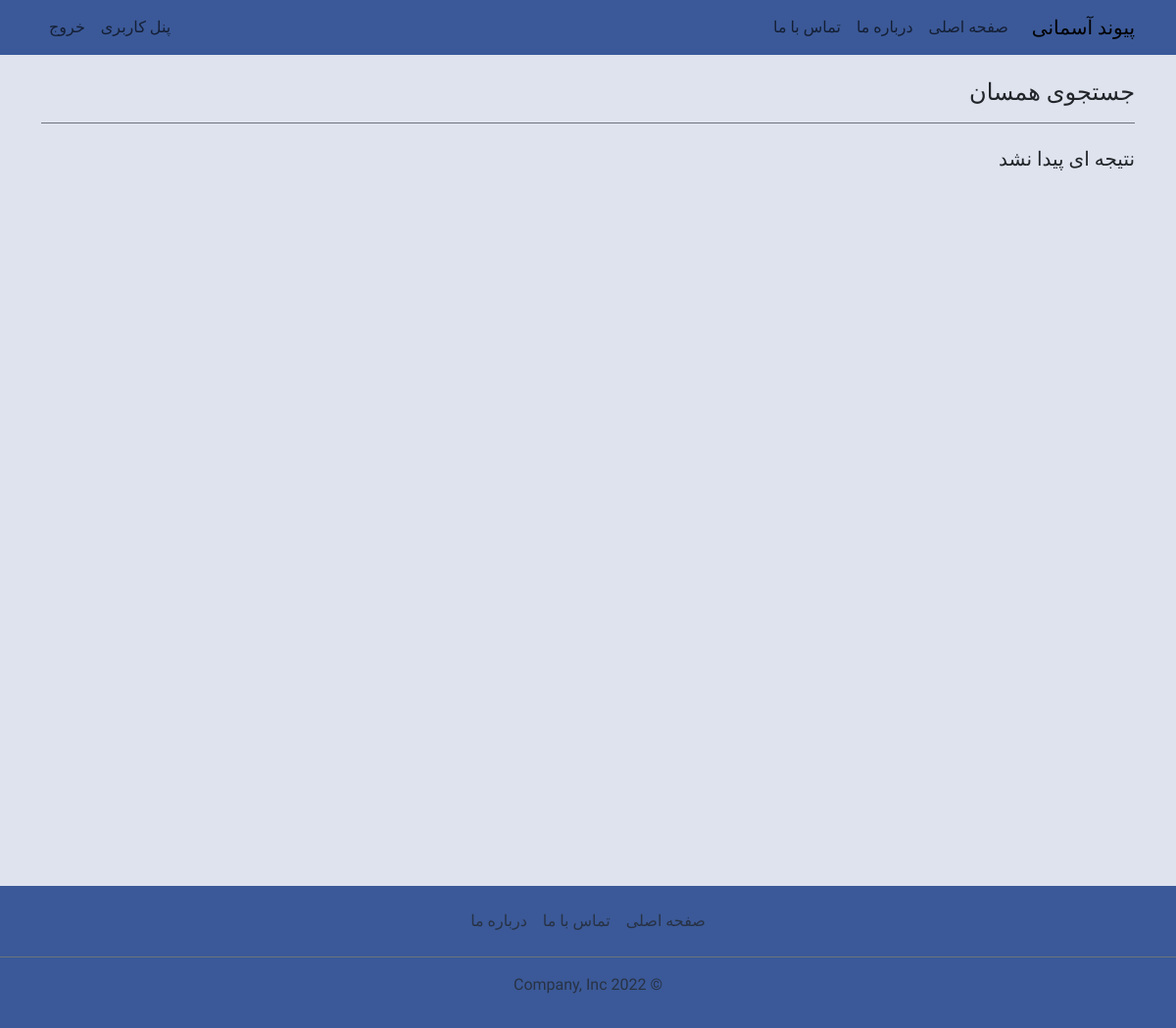
Before: /partner_search/ (signed in) with the older database file.
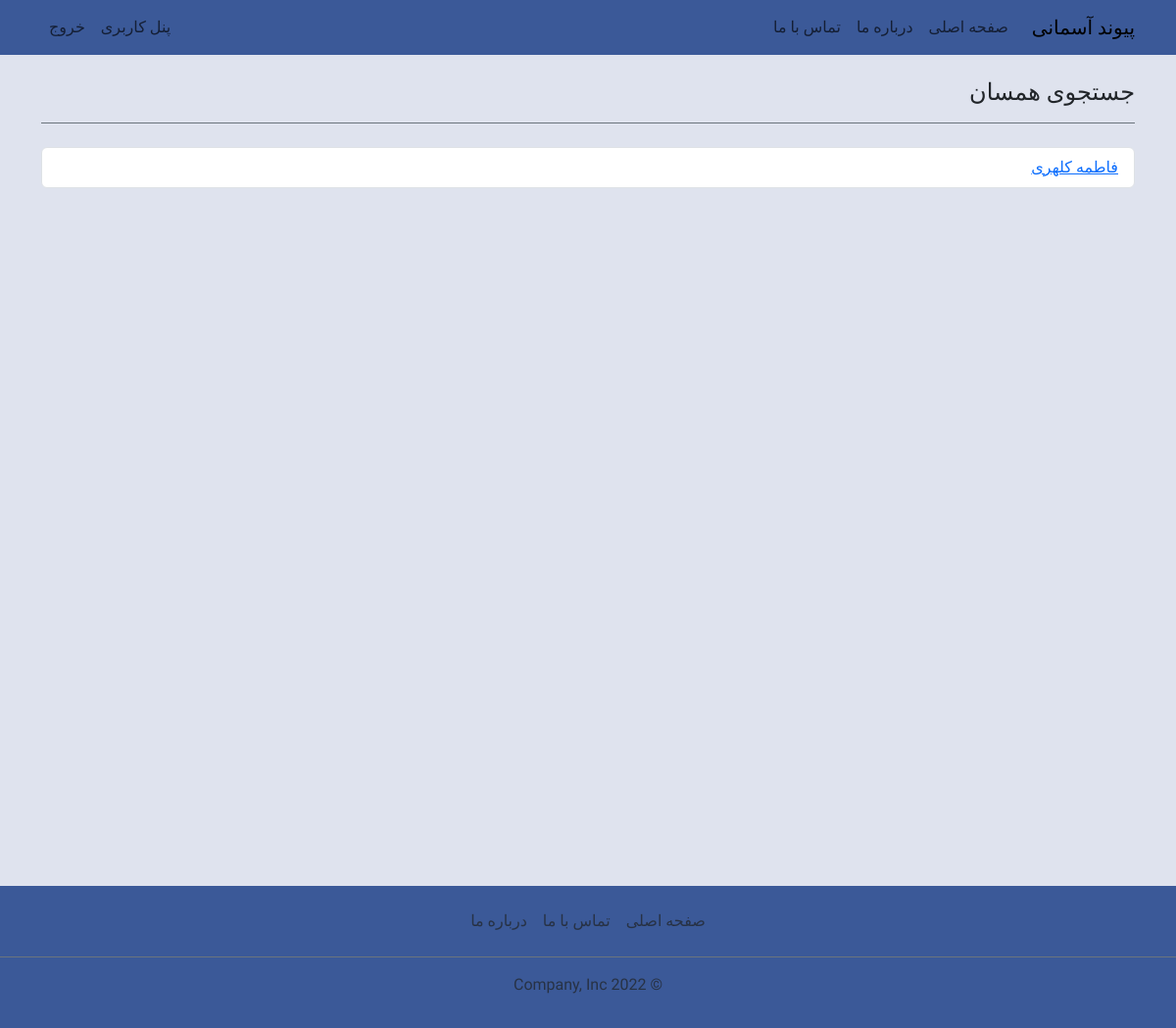
After: the same page with the newer database file.
### account/models.py (models this page shows, shortened)
class Khosousiaat(models.Model):
    user = models.OneToOneField(User, verbose_name="کاربر", on_delete=models.CASCADE)
    tavallod = models.CharField("سال تولد", max_length=4, choices=TAVALLOD_CHOICES, null=True, blank=True)
    qad = models.CharField("قد", max_length=3, choices=QAD_CHOICES, null=True, blank=True)
    vazn = models.CharField("وزن", max_length=3, choices=VAZN_CHOICES, null=True, blank=True)
    tahsil = models.CharField("تحصیلات", max_length=1, choices=TAHSIL_CHOICES[1:], null=True, blank=True)
    rang = models.CharField("رنگ پوست", max_length=1, choices=RANG_CHOICES[1:], null=True, blank=True)
    zibaayi = models.CharField("میزان زیبایی", max_length=1, choices=ZIBAAYI_CHOICES[1:], null=True, blank=True)
    qowmiat = models.CharField("قومیت", max_length=1, choices=QOWMIAT_CHOICES[1:], null=True, blank=True)
    shoql = models.CharField("وضعیت اشتغال", max_length=1, choices=SHOQL_CHOICES[1:], null=True, blank=True)
    ostaane_tavallod = models.CharField("استان محل تولد", max_length=2, choices=OSTAANHAA_CHOICES[1:], null=True, blank=True)
    ostaane_sokounat = models.CharField("استان محل سکونت", max_length=2, choices=OSTAANHAA_CHOICES[1:], null=True, blank=True)
    shahre_sokounat = models.CharField("شهر محل سکونت", max_length=150, null=True, blank=True)
    ezdevaaj = models.CharField("سابقه ازدواج", max_length=1, choices=EZDEVAAJ_CHOICES[1:], null=True, blank=True)
    kharide_khodro = models.CharField("توانایی خرید خودرو", max_length=1, choices=KHARIDE_KHODRO_CHOICES[1:], null=True, blank=True)
    ehsaasaat = models.CharField("وضعیت احساسی", max_length=1, choices=EHSAASAAT_CHOICES[1:], null=True, blank=True)
    ertebaataat = models.CharField("راتباطات اجتماعی", max_length=1, choices=ERTEBAATAAT_CHOICES[1:], null=True, blank=True)
    jensi = models.CharField("امور جنسی", max_length=1, choices=JENSI_CHOICES[1:], null=True, blank=True)
    khaanevaadegi = models.CharField("امور خانوادگی", max_length=1, choices=KHAANEVAADEGI_CHOICES[1:], null=True, blank=True)
    salaamat = models.CharField("سلامت جسمی و روانی", max_length=1, choices=SALAAMAT_CHOICES[1:], null=True, blank=True)
    din = models.CharField("دین یا مذهب", max_length=1, choices=DIN_CHOICES[1:], null=True, blank=True)
    eteqaadaat = models.CharField("اعتقادات مذهبی", max_length=1, choices=ETEQAADAAT_CHOICES[1:], null=True, blank=True)
    amal_be_ahkaam = models.CharField("میزان عمل به احکام دینی", max_length=1, choices=AMAL_BE_AHKAAM_CHOICES[1:], null=True, blank=True)
    talabeh = models.BooleanField("طلبه", null=True, blank=True)
    seyyed = models.BooleanField("سید", null=True, blank=True)
    shekrat_dar_maraasemaat = models.CharField("شرکت در مراسم مذهبی و اجتماعی", max_length=1, choices=SHERKAT_DAR_MARAASEMAAT_CHOICES[1:], null=True, blank=True)
    pushesh = models.CharField("پوشش و لباس", max_length=1, choices=POUSHESH_CHOICES[1:], null=True, blank=True)
    tahsil_pedar = models.CharField("تحصیلات پدر", max_length=1, choices=TAHSIL_CHOICES[1:], null=True, blank=True)
    shoql_pedar = models.CharField("شغل پدر", max_length=1, choices=SHOQLE_VAALEDEIN_CHOICES[1:], null=True, blank=True)
    tahsil_maadar = models.CharField("تحصیلات مادر", max_length=1, choices=TAHSIL_CHOICES[1:], null=True, blank=True)
    shoql_maadar = models.CharField("شغل مادر", max_length=1, choices=SHOQLE_VAALEDEIN_CHOICES[1:], null=True, blank=True)
    kharide_khodro_pedari = models.CharField("توانایی خرید خودرو در خانواده پدری", max_length=1, choices=KHARIDE_KHODRO_CHOICES[1:], null=True, blank=True)
    tozihaat = models.TextField("دیگر توضیحات", null=True, blank=True)
    class Meta:
        db_table = "khosousiaat"
        managed = True
        verbose_name = "خصوصیات کاربر"
        verbose_name_plural = "خصوصیات کاربران"

class User(AbstractBaseUser):
    PHONE_REGEX = RegexValidator(regex=r"^09\d{9}$", message="شماره موبایل اشتباه میباشد")
    phone = models.CharField("شماره موبایل", max_length=11, unique=True, validators=[PHONE_REGEX])
    first_name = models.CharField("نام", max_length=100)
    last_name = models.CharField("نام خانوادگی", max_length=100)
    gender = models.CharField("جنسیت", max_length=1, choices=GENDER_CHOICES, default="1")
    is_active = models.BooleanField("فعال", default=True)
    is_superuser = models.BooleanField("مدیر", default=False)  # superuser
    is_admin = models.BooleanField("رابط", default=False)  # connector
    is_staff = models.BooleanField("کارشناس", default=False)  # expert
    joined_date = models.DateTimeField("تاریخ ثبت نام", auto_now_add=True)
    last_login = models.DateTimeField("تاریخ آخرین ورود", auto_now=True)
    objects = UserManager()
    USERNAME_FIELD = "phone"
    @property
    def fullname(self):
        return f"{self.first_name} {self.last_name}"
    class Meta:
        db_table = "users"
        managed = True
        verbose_name = "کاربر"
        verbose_name_plural = "کاربران"

### account/views.py (the view)
# urls.py: path('partner_search/', views.partner_search, name='partner_search'),
def partner_search(request):
    name = "account/partner_search.html"
    title = "جستجوی همسان"
    user = request.user
    entezaaraat = Entezaaraat.objects.get(user=user)
    if user.gender == "1":
        users = User.objects.exclude(pk=request.user.pk).filter(gender="2")
    else:
        users = User.objects.exclude(pk=request.user.pk).filter(gender="1")
    partners = Khosousiaat.objects.filter(user__in=users)
    if entezaaraat.tahsil != "0" and entezaaraat.tahsil != None:
        partners = partners.filter(tahsil=entezaaraat.tahsil)
    if entezaaraat.qowmiat != "0" and entezaaraat.qowmiat != None:
        partners = partners.filter(qowmiat=entezaaraat.qowmiat)
    if entezaaraat.shoql != "0" and entezaaraat.shoql != None:
        partners = partners.filter(shoql=entezaaraat.shoql)
    if entezaaraat.din != "0" and entezaaraat.din != None:
        partners = partners.filter(din=entezaaraat.din)
    context = {"title": title, "partners": partners}
    return render(request, name, context)

### templates/account/partner_search.html (shortened to what this page needs)
{% extends "base.html" %}
{% block header %}
{% include "navbar.html" %}
{% endblock header %}
{% block content %}
<div class="container">
  <h4 class="border-bottom border-secondary my-4 pb-3">{{ title }}</h4>
  {% if not partners %}
  <h5>نتیجه ای پیدا نشد</h5>
  {% else %}
  <ul class="list-group">
    {% for partner in partners %}
    <li class="list-group-item">
      <a href="{% url 'account:user_detail' partner.user.pk %}">{{ partner.user.fullname }}</a>
    </li>
    {% endfor %}
  </ul>
  {% endif %}
</div>
{% endblock content %}
{% block footer %}
{% include "footer.html" %}
{% endblock footer %}

Changed rows visible on the page:
added Khosousiaat: user.fullname "فاطمه کلهری"
Other visible differences:
text no longer shown: "نتیجه ای پیدا نشد"
